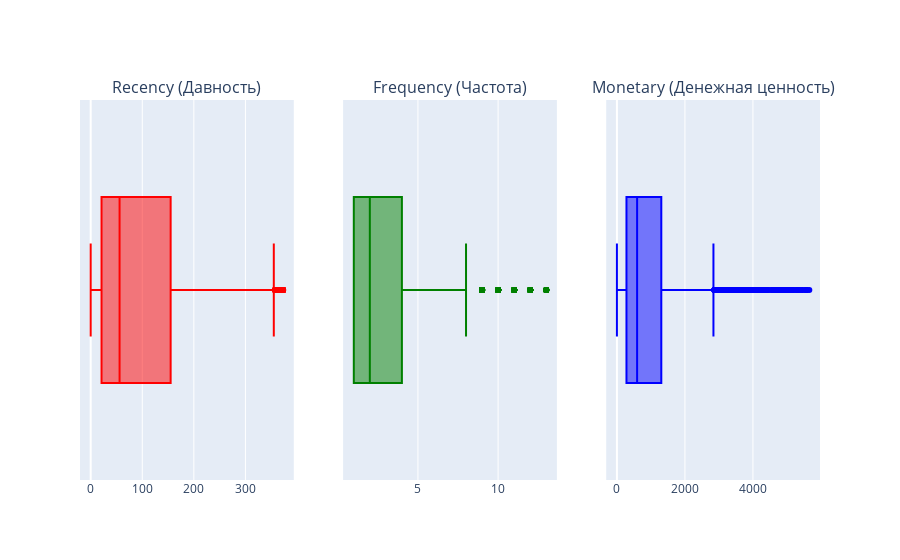

The notebook cell saved with this chart:
### Markdown cell above
Взглянем ещё раз на коробчатые диаграммы:

### Code cell
boxes = [px.box(rfm_table_cleaned, x=column, color_discrete_sequence=color_list[i]) for i, column in enumerate(rfm_table_cleaned.columns)]
fig = make_subplots(
    rows=1, cols=3, 
    subplot_titles=(
        'Recency (Давность)', 'Frequency (Частота)', 'Monetary (Денежная ценность)'
    )
)

for i, box in enumerate(boxes):
    fig.add_trace(boxes[i]['data'][0], row=1, col=i+1)

fig.update_layout(showlegend=True)
fig.show();

### Figure 1 — Plotly figure (JSON) as saved in the notebook; plotly's stock layout.template omitted (floating-point values rounded to 4 significant figures; data arrays with more than 128 entries replaced by an {"elided": "..."} marker saying what was removed)
{"data": [{"alignmentgroup": "True", "hovertemplate": "Recency=%{x}<extra></extra>", "legendgroup": "", "marker": {"color": "red"}, "name": "", "notched": false, "offsetgroup": "", "orientation": "h", "showlegend": false, "type": "box", "x": {"elided": "4044 int values"}, "x0": " ", "xaxis": "x", "y0": " ", "yaxis": "y"}, {"alignmentgroup": "True", "hovertemplate": "Frequency=%{x}<extra></extra>", "legendgroup": "", "marker": {"color": "green"}, "name": "", "notched": false, "offsetgroup": "", "orientation": "h", "showlegend": false, "type": "box", "x": {"elided": "4044 int values"}, "x0": " ", "xaxis": "x2", "y0": " ", "yaxis": "y2"}, {"alignmentgroup": "True", "hovertemplate": "Monetary=%{x}<extra></extra>", "legendgroup": "", "marker": {"color": "blue"}, "name": "", "notched": false, "offsetgroup": "", "orientation": "h", "showlegend": false, "type": "box", "x": {"elided": "4044 float values"}, "x0": " ", "xaxis": "x3", "y0": " ", "yaxis": "y3"}], "layout": {"annotations": [{"font": {"size": 16}, "showarrow": false, "text": "Recency (Давность)", "x": 0.1444, "xanchor": "center", "xref": "paper", "y": 1, "yanchor": "bottom", "yref": "paper"}, {"font": {"size": 16}, "showarrow": false, "text": "Frequency (Частота)", "x": 0.5, "xanchor": "center", "xref": "paper", "y": 1, "yanchor": "bottom", "yref": "paper"}, {"font": {"size": 16}, "showarrow": false, "text": "Monetary (Денежная ценность)", "x": 0.8556, "xanchor": "center", "xref": "paper", "y": 1, "yanchor": "bottom", "yref": "paper"}], "showlegend": true, "xaxis": {"anchor": "y", "domain": [0, 0.2889]}, "xaxis2": {"anchor": "y2", "domain": [0.3556, 0.6444]}, "xaxis3": {"anchor": "y3", "domain": [0.7111, 1]}, "yaxis": {"anchor": "x", "domain": [0, 1]}, "yaxis2": {"anchor": "x2", "domain": [0, 1]}, "yaxis3": {"anchor": "x3", "domain": [0, 1]}}}
